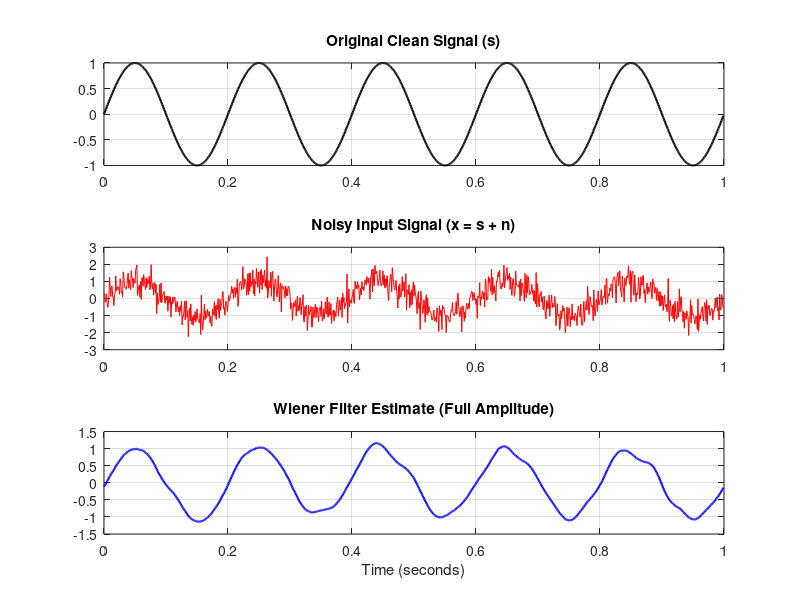
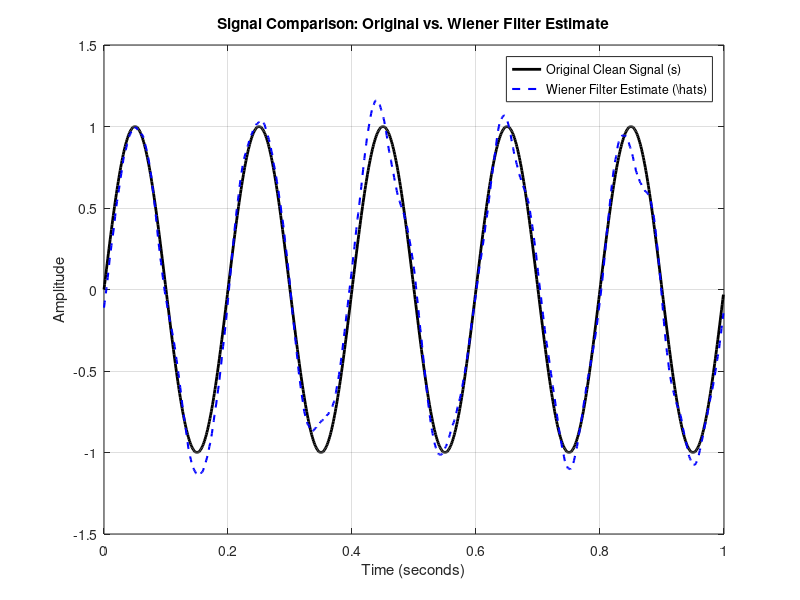

These charts were generated, in order, by the following MATLAB code:
% 1. Setup Time and Signal Parameters
fs = 1000;                  
t = 0:1/fs:1-1/fs;          
f_sig = 5;                  

% 2. Generate Clean Signal, Noise, and Noisy Input
s = sin(2*pi*f_sig*t);      
n = 0.5 * randn(size(t));   
x = s + n;                  

% 3. Estimate One-Sided Power Spectral Densities (PSD)
[S_xx, f] = pwelch(x, [], [], [], fs); 
[S_nn, ~] = pwelch(n, [], [], [], fs);
S_ss = max(S_xx - S_nn, 1e-6); 

% 4. Design the ONE-SIDED Wiener Filter (0 to fs/2)
H_onesided = S_ss ./ (S_ss + S_nn);

% 5. CONSTRUCT THE TWO-SIDED SYMMETRIC FILTER
X = fft(x);                 
N_fft = length(X);
f_fft = (0:N_fft-1)*(fs/N_fft); 

% Map frequencies above fs/2 to their negative counterparts
f_fft_wrapped = f_fft;
f_fft_wrapped(f_fft > fs/2) = fs - f_fft(f_fft > fs/2);

% Interpolate using the wrapped symmetric frequency grid
H_full = interp1(f, H_onesided, f_fft_wrapped, 'linear', 'extrap');

% 6. Apply Filter and Invert
X_filtered = X .* H_full;
s_hat = real(ifft(X_filtered));

% ==========================================
% FIGURE 1: 3-Subplot Time Breakdown
% ==========================================
figure('Name', 'Signal Breakdown');

% Subplot 1: Clean Original
subplot(3,1,1); 
plot(t, s, 'k', 'LineWidth', 1.5); 
title('Original Clean Signal (s)'); 
grid on;

% Subplot 2: Noisy Input
subplot(3,1,2); 
plot(t, x, 'r'); 
title('Noisy Input Signal (x = s + n)'); 
grid on;

% Subplot 3: Cleaned Output
subplot(3,1,3); 
plot(t, s_hat, 'b', 'LineWidth', 1.5); 
title('Wiener Filter Estimate (Full Amplitude)'); 
grid on;
xlabel('Time (seconds)');

% ==========================================
% FIGURE 2: Direct Overlay Comparison Plot
% ==========================================
figure('Name', 'Overlay Comparison');
plot(t, s, 'k-', 'LineWidth', 2);           % Black solid line for original
hold on;
plot(t, s_hat, 'b--', 'LineWidth', 1.5);     % Blue dashed line for estimate
hold off;

% Formatting
title('Signal Comparison: Original vs. Wiener Filter Estimate');
xlabel('Time (seconds)');
ylabel('Amplitude');
legend('Original Clean Signal (s)', 'Wiener Filter Estimate (\hat{s})', 'Location', 'best');
grid on;
